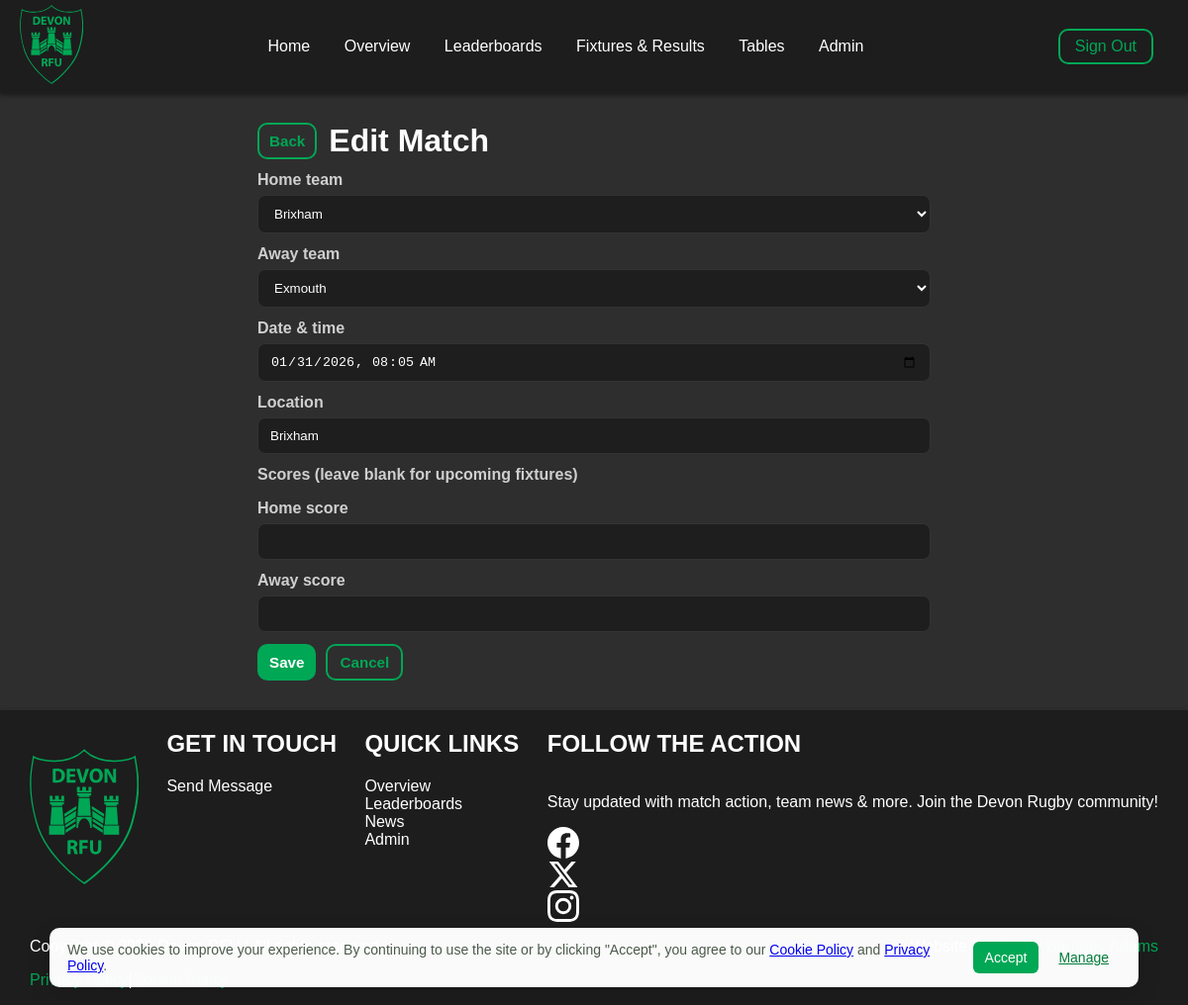
The app's page /admin/match/3/edit (signed in) with its own data.
### models.py (models this page shows, shortened)
class Match(db.Model):
    __tablename__ = 'match'
    id = db.Column(db.Integer, primary_key=True)
    home_team_id = db.Column(db.Integer, db.ForeignKey('team.id'), nullable=False)
    away_team_id = db.Column(db.Integer, db.ForeignKey('team.id'), nullable=False)
    date_time = db.Column(db.DateTime, nullable=False, default=datetime.utcnow)
    location = db.Column(db.String(255), nullable=True)
    home_score = db.Column(db.Integer, nullable=True)
    away_score = db.Column(db.Integer, nullable=True)
    home_team = db.relationship('Team', foreign_keys=[home_team_id], backref='home_matches')
    away_team = db.relationship('Team', foreign_keys=[away_team_id], backref='away_matches')

class Team(db.Model):
    __tablename__ = 'team'
    id = db.Column(db.Integer, primary_key=True)
    name = db.Column(db.String(200), nullable=False)
    code = db.Column(db.String(64), unique=True, nullable=True)
    logo_filename = db.Column(db.String(256), nullable=True)
    players = db.relationship('Player', backref='team', lazy='dynamic')
    coaches = db.relationship('User', secondary='team_coaches', backref=db.backref('coached_teams', lazy='dynamic'))

### app.py (the view, shortened to what this page needs)
@app.route('/admin/match/<int:match_id>/edit', methods=['GET', 'POST'])
@login_required
def admin_match_edit(match_id):
    if not (current_user.can_edit_matches() or current_user.can_manage_teams()):
        flash('You do not have access to edit matches.', 'danger')
        return redirect(url_for('dashboard'))
    m = Match.query.get_or_404(match_id)
    if current_user.is_coach() and not current_user.is_superadmin():
        coached_ids = [t.id for t in current_user.coached_teams]
        if m.home_team_id not in coached_ids and m.away_team_id not in coached_ids:
            flash('You may only edit matches for teams you coach.', 'danger')
            return redirect(url_for('admin_matches'))
    teams = Team.query.order_by(Team.name).all()
    return render_template('admin_match_form.html', teams=teams, match=m)

### app.py (called while the page is built)
@login_manager.user_loader
def load_user(user_id):
    return User.query.get(int(user_id))

### models.py (called while the page is built)
    def is_superadmin(self):
        lvl = self.access_level
        if lvl is None:
            return False
        try:
            return int(lvl) >= 2
        except Exception:
            return str(lvl).lower() in ('superadmin', 'admin')

    def is_coach(self):
        lvl = self.access_level
        if lvl is None:
            return False
        try:
            return int(lvl) == 1
        except Exception:
            return str(lvl).lower() == 'coach'

    def can_edit_matches(self):
        return self.is_coach() or self.is_superadmin()

### templates/admin_match_form.html (shortened to what this page needs)
{% extends "base.html" %}
{% block content %}
<div class="content-wrap admin-match-form" style="max-width:720px;margin:30px auto;color:white;">
  <div style="display:flex;align-items:center;gap:12px;margin-bottom:12px;">
    <a href="{{ url_for('admin_matches') }}" onclick="(function(e){e.preventDefault();try{var r=document.referrer;if(r && new URL(r).origin===location.origin){history.back();}else{window.location=this.getAttribute('href');}}catch(err){window.location=this.getAttribute('href');}}).call(this,event);" class="hero-btn hero-btn-outline small" aria-label="Go back">Back</a>
    <h1 style="margin:0">{{ 'Edit Match' if match else 'Create Match' }}</h1>
  </div>
  <form method="post">
    <label for="home_team">Home team</label>
    <select name="home_team" id="home_team" required>
      {% for t in teams %}
        <option value="{{ t.id }}" {% if match and match.home_team_id==t.id %}selected{% endif %}>{{ t.name }}</option>
      {% endfor %}
    </select>
    <label for="away_team">Away team</label>
    <select name="away_team" id="away_team" required>
      {% for t in teams %}
        <option value="{{ t.id }}" {% if match and match.away_team_id==t.id %}selected{% endif %}>{{ t.name }}</option>
      {% endfor %}
    </select>
    <label for="date_time">Date & time</label>
    <input type="datetime-local" name="date_time" id="date_time" value="{% if match %}{{ match.date_time.strftime('%Y-%m-%dT%H:%M') }}{% endif %}">
    <label for="location">Location</label>
    <input type="text" name="location" id="location" value="{% if match %}{{ match.location }}{% endif %}">
    <p style="margin-top:12px;font-weight:700;color:#cfcfcf">Scores (leave blank for upcoming fixtures)</p>
    <label for="home_score">Home score</label>
    <input type="number" name="home_score" id="home_score" min="0" value="{% if match and match.home_score is not none %}{{ match.home_score }}{% endif %}">
    <label for="away_score">Away score</label>
    <input type="number" name="away_score" id="away_score" min="0" value="{% if match and match.away_score is not none %}{{ match.away_score }}{% endif %}">
    <div style="margin-top:12px;display:flex;gap:10px">
      <button class="hero-btn hero-btn-primary" type="submit">Save</button>
      <a class="hero-btn hero-btn-outline" href="{{ url_for('admin_matches') }}">Cancel</a>
    </div>
  </form>
</div>
{% endblock %}

### static/style.css (style rules this page uses)
:root { --brand-green: #00a755; --brand-grey: #1d1d1d; --white: #ffffff; --btn-padding: 12px 20px; --btn-radius: 12px; --btn-gap: 14px; }
*, *::before, *::after { box-sizing: border-box; }
.content-wrap { max-width: 1100px; margin: 24px auto; padding: 0 20px; }
body { color: var(--white); margin: 0; font-family: Arial, sans-serif; background-color: #2e2e2e; }
html, body { height: 100%; }
body { display: flex; flex-direction: column; min-height: 100vh; }
.admin-match-form label { display: block; margin-top: 12px; margin-bottom: 6px; color: #cfcfcf; font-weight: 600; }
.admin-match-form select, .admin-match-form input[type="text"], .admin-match-form input[type="datetime-local"], .admin-match-form input[type="number"] { width: 100%; background-color: #1e1e1e; border: 1px solid #333; color: #fff; padding: 10px 12px; border-radius: 8px; outline: none; }
.admin-match-form input, .admin-match-form select { max-width: 100%; }
.admin-match-form .hero-btn { padding: 8px 12px; font-size: 0.95rem; }
.admin-match-form .hero-btn.hero-btn-outline { border-width: 2px; }
.hero-btn.hero-btn-outline.small, .hero-btn.hero-btn-primary.small { padding: 8px 10px; font-size: 0.95rem; }
body { margin: 0; font-family: Arial, sans-serif; background-color: #2e2e2e; }
.hero-btn { display:inline-block; padding:10px 16px; border-radius:10px; font-weight:600; text-decoration:none; transition: box-shadow 0.15s, transform 0.06s; }
.hero-btn-primary { background-color:#00a755; color:#ffffff; border:none; }
.hero-btn-outline { background: transparent; color: #00a755; border: 2px solid #00a755; }
:root { --brand-green: #00a755; --white: #ffffff; --btn-padding: 12px 20px; --btn-radius: 12px; --btn-gap: 14px; }

### records on screen
Match: home_team "Brixham", away_team "Exmouth", date_time "01/31/2026 08:05", location "Brixham"

### other values on screen
{{ 'Edit Match' if match else 'Create Match' }} "Edit Match"
